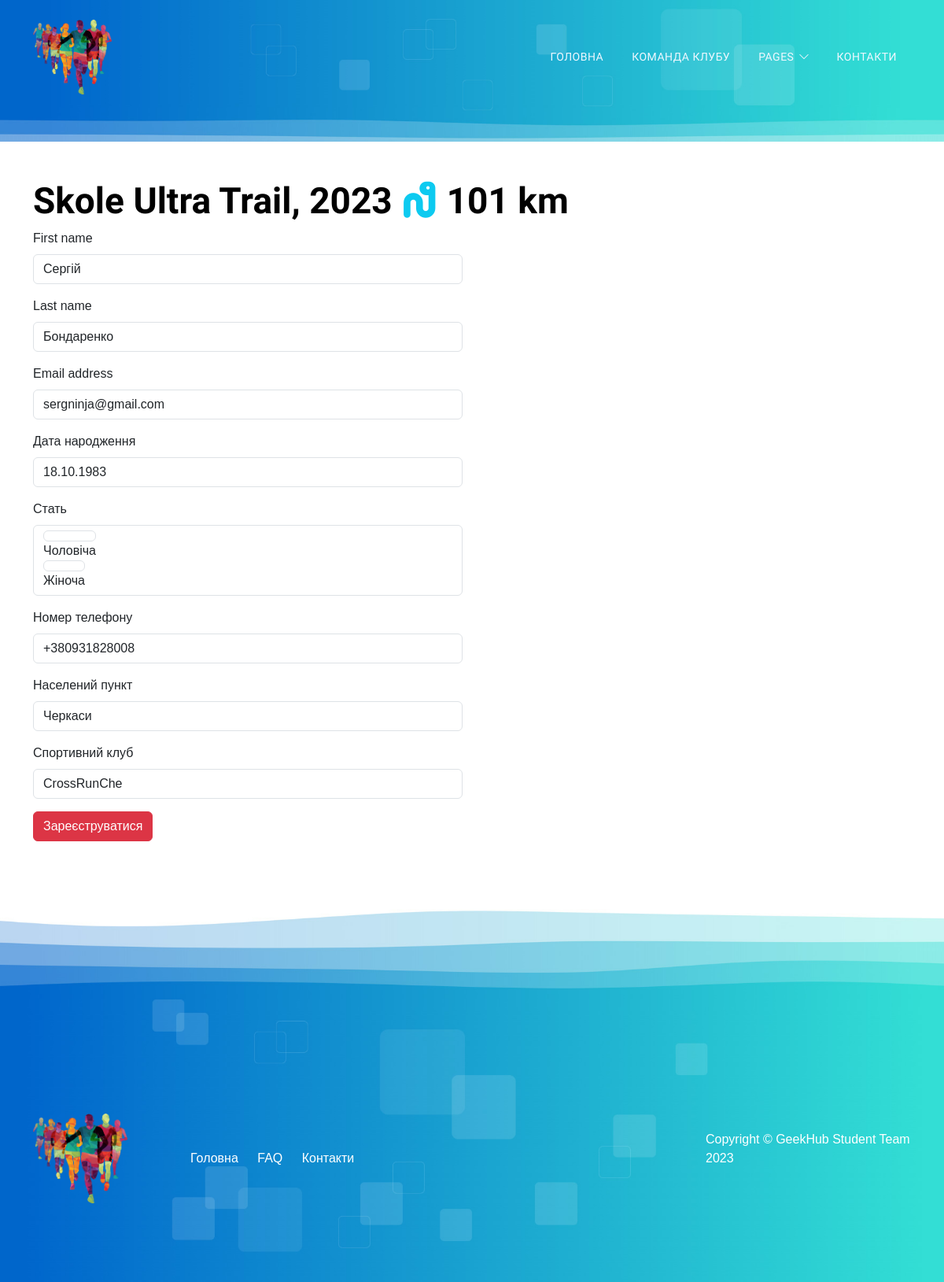
The page /distance/1/ (signed in) on the database its author committed.
### sportevent/models.py (models this page shows, shortened)
class Distance(BaseModel):
    title = models.CharField(_("Назва"), max_length=50)
    distance_in_unit = models.PositiveSmallIntegerField(_("Дистанція"))
    event = models.ForeignKey(
        Event,
        verbose_name=_("Спорт захід"),
        related_name="distances",
        on_delete=models.CASCADE
    )
    class Meta:
        ordering = ("-event",)
        verbose_name = _("Дистанція")
        verbose_name_plural = _("Дистанції")

class Event(BaseModel):
    def generate_path(self, filename):
        """ Generates path and filename to save """
        ext = filename.rsplit(".", 1)[-1]
        result = f"event/posters/poster_event_" \
                 f"{random.randint(1, 999)}_{self.date_event}.{ext}"
        path = os.path.join(settings.MEDIA_ROOT, result)
        if os.path.exists(path):
            os.remove(path)
        return result
    title = models.CharField(_("Назва"), max_length=100)
    date_event = models.DateField(_("Дата проведення"))
    location = models.CharField(_("Місце проведення"), max_length=200)
    description = models.TextField(_("Опис"), blank=True)
    poster = models.ImageField(
        _("Постер"),
        blank=True,
        null=True,
        upload_to=generate_path,
        default=None,
        help_text=_("Завантажити зображення: (PNG, JPEG, JPG)"),
    )
    def __str__(self):
        return self.title
    class Meta:
        ordering = ("-date_event",)
        verbose_name = _("Спортивний захід")
        verbose_name_plural = _("Спортивні заходи")

### profiles/models.py (models this page shows, shortened)
class Athlete(AbstractUser):
    GENDER_CHOICES = (
        ("male", _("Чоловіча")),
        ("female", _("Жіноча")),
    )
    date_of_birth = models.DateField(
        _("Дата народження"),
        blank=True,
        null=True
    )
    gender = models.CharField(
        _("Стать"),
        max_length=10,
        default="male",
        choices=GENDER_CHOICES
    )
    phone = models.CharField(_("Номер телефону"), max_length=15, blank=True)
    emergency_contact_name = models.CharField(
        _("Ім'я екстреного контакту"),
        max_length=50,
        blank=True,
    )
    emergency_contact_phone = models.CharField(
        _("Номер телефону екстреного контакту"),
        max_length=15,
        blank=True,
    )
    city = models.CharField(_("Населений пункт"), max_length=100, blank=True)
    club = models.CharField(_("Спортивний клуб"), max_length=100, blank=True)
    class Meta:
        ordering = ("username",)
        verbose_name = _("Атлета")
        verbose_name_plural = _("Атлети")

### sportevent/views.py (the view, shortened to what this page needs)
class RegisterAthleteDistanceView(generic.View):
    model = Distance
    form_class = AthleteForm
    template_name = "sportevent/register_distance.html"
    def get(self, request, pk):
        distance = self.model.objects.get(id=pk)
        initial = {
            "first_name": request.user.first_name,
            "last_name": request.user.last_name,
            "email": self.request.user.email,
            "date_of_birth": request.user.date_of_birth,
            "gender": request.user.gender,
            "phone": request.user.phone,
            "city": request.user.city,
            "club": request.user.club,
        } if not request.user.is_anonymous else None
        form = self.form_class(initial=initial)
        context = {"distance": distance, "form": form}
        return render(request, self.template_name, context=context)

### profiles/forms.py
class AthleteForm(forms.ModelForm):
    class Meta:
        model = Athlete
        fields = (
            "first_name",
            "last_name",
            "email",
            "date_of_birth",
            "gender",
            "phone",
            "city",
            "club",
        )
        widgets = {
            "first_name": forms.TextInput(attrs={"required": "True"}),
            "last_name": forms.TextInput(attrs={"required": "True"}),
            "email": forms.EmailInput(attrs={"required": "True"}),
            "date_of_birth": forms.DateInput(
                attrs={"required": "True", "type": ""},
            ),
            "gender": forms.RadioSelect(attrs={"required": "True"}),
            "phone": forms.TextInput(attrs={"required": "True"}),
            "city": forms.TextInput(attrs={"required": "True"}),
            "club": forms.TextInput(attrs={"required": "True"}),
        }

### templates/sportevent/register_distance.html (shortened to what this page needs)
{% extends "sportevent/base.html" %}
{% load django_bootstrap5 %}
{% block content %}
  <h2>
    {{ distance.event }}
    <i class="fa-solid fa-worm text-info"></i>
    {{ distance.distance_in_unit }} km
  </h2>
  <div class="row">
    <div class="col-lg-6 col-sm-4">
      <form method="post" action="">
        {% bootstrap_form form %}
        {% bootstrap_button "Зареєструватися" button_type="submit" button_class="btn-danger" %}
      </form>
    </div>
  </div>
{% endblock %}

### static/sportevent/css/custom.css (style rules this page uses)
:root { --white-color: #ffffff; --primary-color: #00CC99; --secondary-color: #0066CC; --section-bg-color: #f0f8ff; --custom-btn-bg-color: #0066CC; --custom-btn-bg-hover-color: #00CC99; --dark-color: #000000; --p-color: #717275; --border-color: #7fffd4; --link-hover-color: #0066CC; --body-font-family: 'Sofia Sans Semi Condensed', sans-serif; --title-font-family: 'Sono', sans-serif; --h1-font-size: 58px; --h2-font-size: 46px; --h3-font-size: 32px; --h4-font-size: 28px; --h5-font-size: 24px; --h6-font-size: 22px; --p-font-size: 16px; --menu-font-size: 14px; --border-radius-large: 100px; --border-radius-medium: 20px; --border-radius-small: 10px; --font-weight-light: 300; --font-weight-normal: 400; --font-weight-medium: 500; --font-weight-semibold: 600; --font-weight-bold: 700; }
body { background-color: var(--white-color); font-family: var(--body-font-family); }
h2, h3, h4, h5, h6 { color: var(--dark-color); }
h1, h2, h3, h4, h5, h6 { font-family: var(--title-font-family); font-weight: var(--font-weight-semibold); }
h2 { font-size: var(--h2-font-size); font-weight: var(--font-weight-bold); }
a, button { touch-action: manipulation; transition: all 0.3s; }

### rows shown on the page
Distance: event "Skole Ultra Trail, 2023", distance_in_unit "101"
Athlete: first_name "Сергій", last_name "Бондаренко", email "sergninja@gmail.com", date_of_birth "18.10.1983", gender "☑ Чоловіча ☐ Жіноча", phone "+380931828008", city "Черкаси", club "CrossRunChe"
